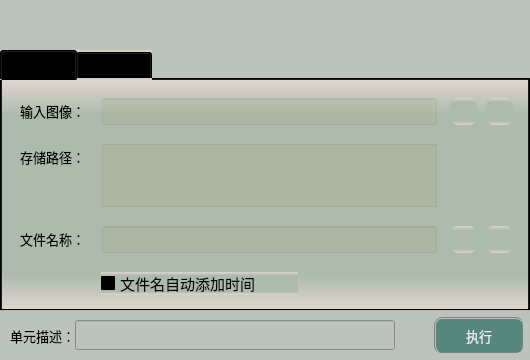
<?xml version="1.0" encoding="UTF-8"?>
<ui version="4.0">
 <class>frmExportImageClass</class>
 <widget class="QDialog" name="frmExportImageClass">
  <property name="geometry">
   <rect>
    <x>0</x>
    <y>0</y>
    <width>530</width>
    <height>360</height>
   </rect>
  </property>
  <property name="sizePolicy">
   <sizepolicy hsizetype="Fixed" vsizetype="Fixed">
    <horstretch>0</horstretch>
    <verstretch>0</verstretch>
   </sizepolicy>
  </property>
  <property name="minimumSize">
   <size>
    <width>530</width>
    <height>360</height>
   </size>
  </property>
  <property name="maximumSize">
   <size>
    <width>530</width>
    <height>360</height>
   </size>
  </property>
  <property name="windowTitle">
   <string>导出图像</string>
  </property>
  <property name="styleSheet">
   <string notr="true">background-color: #bcc2bc;</string>
  </property>
  <layout class="QGridLayout" name="gridLayout">
   <property name="leftMargin">
    <number>0</number>
   </property>
   <property name="topMargin">
    <number>0</number>
   </property>
   <property name="rightMargin">
    <number>0</number>
   </property>
   <property name="bottomMargin">
    <number>0</number>
   </property>
   <property name="spacing">
    <number>1</number>
   </property>
   <item row="2" column="0">
    <spacer name="verticalSpacer_4">
     <property name="orientation">
      <enum>Qt::Vertical</enum>
     </property>
     <property name="sizeType">
      <enum>QSizePolicy::Fixed</enum>
     </property>
     <property name="sizeHint" stdset="0">
      <size>
       <width>20</width>
       <height>5</height>
      </size>
     </property>
    </spacer>
   </item>
   <item row="3" column="0" colspan="2">
    <layout class="QHBoxLayout" name="horizontalLayout">
     <property name="spacing">
      <number>0</number>
     </property>
     <property name="bottomMargin">
      <number>6</number>
     </property>
     <item>
      <spacer name="horizontalSpacer">
       <property name="orientation">
        <enum>Qt::Horizontal</enum>
       </property>
       <property name="sizeType">
        <enum>QSizePolicy::Fixed</enum>
       </property>
       <property name="sizeHint" stdset="0">
        <size>
         <width>10</width>
         <height>20</height>
        </size>
       </property>
      </spacer>
     </item>
     <item>
      <widget class="QLabel" name="label_3">
       <property name="sizePolicy">
        <sizepolicy hsizetype="Fixed" vsizetype="Fixed">
         <horstretch>0</horstretch>
         <verstretch>0</verstretch>
        </sizepolicy>
       </property>
       <property name="maximumSize">
        <size>
         <width>83</width>
         <height>25</height>
        </size>
       </property>
       <property name="font">
        <font>
         <family>微软雅黑</family>
         <pointsize>10</pointsize>
        </font>
       </property>
       <property name="styleSheet">
        <string notr="true">background-color: rgba(255, 255, 255, 0);</string>
       </property>
       <property name="text">
        <string>单元描述：</string>
       </property>
      </widget>
     </item>
     <item>
      <widget class="QLineEdit" name="txtDescribe">
       <property name="sizePolicy">
        <sizepolicy hsizetype="Fixed" vsizetype="Fixed">
         <horstretch>0</horstretch>
         <verstretch>0</verstretch>
        </sizepolicy>
       </property>
       <property name="minimumSize">
        <size>
         <width>320</width>
         <height>30</height>
        </size>
       </property>
       <property name="maximumSize">
        <size>
         <width>16777215</width>
         <height>30</height>
        </size>
       </property>
       <property name="font">
        <font>
         <family>微软雅黑</family>
         <pointsize>10</pointsize>
        </font>
       </property>
      </widget>
     </item>
     <item>
      <spacer name="horizontalSpacer_8">
       <property name="orientation">
        <enum>Qt::Horizontal</enum>
       </property>
       <property name="sizeHint" stdset="0">
        <size>
         <width>40</width>
         <height>20</height>
        </size>
       </property>
      </spacer>
     </item>
     <item>
      <widget class="QPushButton" name="btnExecute">
       <property name="minimumSize">
        <size>
         <width>90</width>
         <height>37</height>
        </size>
       </property>
       <property name="font">
        <font>
         <family>微软雅黑</family>
         <pointsize>10</pointsize>
        </font>
       </property>
       <property name="styleSheet">
        <string notr="true">QWidget{ background-color: rgb(85, 135, 127);}
QWidget{ color: rgb(235, 235, 235);}
QWidget{ border: 2px groove gray;border-radius: 8px;padding: 2px 4px;}
QPushButton:hover{ background-color: rgb(85, 155, 127);}
QPushButton:pressed{background-color: rgb(85, 175, 127);}</string>
       </property>
       <property name="text">
        <string>执行</string>
       </property>
      </widget>
     </item>
     <item>
      <spacer name="horizontalSpacer_2">
       <property name="orientation">
        <enum>Qt::Horizontal</enum>
       </property>
       <property name="sizeType">
        <enum>QSizePolicy::Fixed</enum>
       </property>
       <property name="sizeHint" stdset="0">
        <size>
         <width>6</width>
         <height>20</height>
        </size>
       </property>
      </spacer>
     </item>
    </layout>
   </item>
   <item row="0" column="0">
    <spacer name="verticalSpacer_2">
     <property name="orientation">
      <enum>Qt::Vertical</enum>
     </property>
     <property name="sizeType">
      <enum>QSizePolicy::Fixed</enum>
     </property>
     <property name="sizeHint" stdset="0">
      <size>
       <width>20</width>
       <height>50</height>
      </size>
     </property>
    </spacer>
   </item>
   <item row="1" column="0" colspan="2">
    <widget class="QTabWidget" name="tabWidget">
     <property name="sizePolicy">
      <sizepolicy hsizetype="Expanding" vsizetype="Expanding">
       <horstretch>0</horstretch>
       <verstretch>0</verstretch>
      </sizepolicy>
     </property>
     <property name="minimumSize">
      <size>
       <width>450</width>
       <height>200</height>
      </size>
     </property>
     <property name="maximumSize">
      <size>
       <width>16777215</width>
       <height>16777215</height>
      </size>
     </property>
     <property name="font">
      <font>
       <family>微软雅黑</family>
       <pointsize>10</pointsize>
      </font>
     </property>
     <property name="styleSheet">
      <string notr="true">background-color: qlineargradient(x1:0, y1:0, x2:0, y2:1, stop:0 #dfd5cf, stop: 0.15 #acbbac, stop: 0.85 #acbbac,stop:1 #dfd5cf);</string>
     </property>
     <property name="currentIndex">
      <number>0</number>
     </property>
     <widget class="QWidget" name="tab">
      <attribute name="title">
       <string>基本设置</string>
      </attribute>
      <widget class="QLineEdit" name="txtLinkImage">
       <property name="geometry">
        <rect>
         <x>100</x>
         <y>18</y>
         <width>335</width>
         <height>27</height>
        </rect>
       </property>
       <property name="font">
        <font>
         <family>微软雅黑</family>
         <pointsize>10</pointsize>
        </font>
       </property>
       <property name="styleSheet">
        <string notr="true">color: rgb(0, 0, 200);
background-color: rgba(170, 170, 127,50);</string>
       </property>
       <property name="alignment">
        <set>Qt::AlignCenter</set>
       </property>
       <property name="readOnly">
        <bool>true</bool>
       </property>
      </widget>
      <widget class="QPushButton" name="btnLinkImage">
       <property name="geometry">
        <rect>
         <x>448</x>
         <y>18</y>
         <width>27</width>
         <height>27</height>
        </rect>
       </property>
       <property name="toolTip">
        <string>链接图像</string>
       </property>
       <property name="styleSheet">
        <string notr="true">QWidget{ border:none;border-radius: 8px;padding: 2px 4px;}
QPushButton:hover{ background-color: rgba(85, 150, 127, 100);}
QPushButton:pressed{background-color: rgba(85, 180, 127, 160);}</string>
       </property>
       <property name="text">
        <string/>
       </property>
       <property name="icon">
        <iconset resource="sub_res.qrc">
         <normaloff>:/resource/link.png</normaloff>:/resource/link.png</iconset>
       </property>
       <property name="iconSize">
        <size>
         <width>27</width>
         <height>27</height>
        </size>
       </property>
      </widget>
      <widget class="QLabel" name="label_4">
       <property name="geometry">
        <rect>
         <x>18</x>
         <y>21</y>
         <width>79</width>
         <height>19</height>
        </rect>
       </property>
       <property name="font">
        <font>
         <family>微软雅黑</family>
         <pointsize>10</pointsize>
        </font>
       </property>
       <property name="styleSheet">
        <string notr="true">background-color: rgba(0, 0, 0, 0);</string>
       </property>
       <property name="text">
        <string>输入图像：</string>
       </property>
      </widget>
      <widget class="QPushButton" name="btnDelLinkImage">
       <property name="geometry">
        <rect>
         <x>484</x>
         <y>18</y>
         <width>27</width>
         <height>27</height>
        </rect>
       </property>
       <property name="toolTip">
        <string>删除图像链接</string>
       </property>
       <property name="styleSheet">
        <string notr="true">QWidget{ border:none;border-radius: 8px;padding: 2px 4px;}
QPushButton:hover{ background-color: rgba(226, 142, 162, 100);}
QPushButton:pressed{background-color: rgba(226, 172, 162, 200);}</string>
       </property>
       <property name="text">
        <string/>
       </property>
       <property name="icon">
        <iconset resource="sub_res.qrc">
         <normaloff>:/resource/del_link.png</normaloff>:/resource/del_link.png</iconset>
       </property>
       <property name="iconSize">
        <size>
         <width>27</width>
         <height>27</height>
        </size>
       </property>
      </widget>
      <widget class="QPushButton" name="btnStoragePath">
       <property name="geometry">
        <rect>
         <x>448</x>
         <y>78</y>
         <width>32</width>
         <height>32</height>
        </rect>
       </property>
       <property name="toolTip">
        <string>存储路径</string>
       </property>
       <property name="styleSheet">
        <string notr="true">QWidget{ border:none;background-color: rgba(0, 0, 0, 0);border-radius: 8px;padding: 2px 4px;}
QPushButton:hover{ background-color: rgba(85, 150, 127, 100);}
QPushButton:pressed{background-color: rgba(85, 180, 127, 160);}</string>
       </property>
       <property name="text">
        <string/>
       </property>
       <property name="icon">
        <iconset resource="sub_res.qrc">
         <normaloff>:/resource/tag.png</normaloff>:/resource/tag.png</iconset>
       </property>
       <property name="iconSize">
        <size>
         <width>32</width>
         <height>32</height>
        </size>
       </property>
      </widget>
      <widget class="QLabel" name="label_5">
       <property name="geometry">
        <rect>
         <x>18</x>
         <y>67</y>
         <width>79</width>
         <height>19</height>
        </rect>
       </property>
       <property name="font">
        <font>
         <family>微软雅黑</family>
         <pointsize>10</pointsize>
        </font>
       </property>
       <property name="styleSheet">
        <string notr="true">background-color: rgba(0, 0, 0, 0);</string>
       </property>
       <property name="text">
        <string>存储路径：</string>
       </property>
      </widget>
      <widget class="QPushButton" name="btnDelLinkFileName">
       <property name="geometry">
        <rect>
         <x>484</x>
         <y>146</y>
         <width>27</width>
         <height>27</height>
        </rect>
       </property>
       <property name="toolTip">
        <string>删除文件名称链接</string>
       </property>
       <property name="styleSheet">
        <string notr="true">QWidget{ border:none;border-radius: 8px;padding: 2px 4px;}
QPushButton:hover{ background-color: rgba(226, 142, 162, 100);}
QPushButton:pressed{background-color: rgba(226, 172, 162, 200);}</string>
       </property>
       <property name="text">
        <string/>
       </property>
       <property name="icon">
        <iconset resource="sub_res.qrc">
         <normaloff>:/resource/del_link.png</normaloff>:/resource/del_link.png</iconset>
       </property>
       <property name="iconSize">
        <size>
         <width>27</width>
         <height>27</height>
        </size>
       </property>
      </widget>
      <widget class="QPushButton" name="btnLinkFileName">
       <property name="geometry">
        <rect>
         <x>448</x>
         <y>146</y>
         <width>27</width>
         <height>27</height>
        </rect>
       </property>
       <property name="toolTip">
        <string>链接文件名称</string>
       </property>
       <property name="styleSheet">
        <string notr="true">QWidget{ border:none;border-radius: 8px;padding: 2px 4px;}
QPushButton:hover{ background-color: rgba(85, 150, 127, 100);}
QPushButton:pressed{background-color: rgba(85, 180, 127, 160);}</string>
       </property>
       <property name="text">
        <string/>
       </property>
       <property name="icon">
        <iconset resource="sub_res.qrc">
         <normaloff>:/resource/link.png</normaloff>:/resource/link.png</iconset>
       </property>
       <property name="iconSize">
        <size>
         <width>27</width>
         <height>27</height>
        </size>
       </property>
      </widget>
      <widget class="QLabel" name="label_6">
       <property name="geometry">
        <rect>
         <x>18</x>
         <y>149</y>
         <width>79</width>
         <height>19</height>
        </rect>
       </property>
       <property name="font">
        <font>
         <family>微软雅黑</family>
         <pointsize>10</pointsize>
        </font>
       </property>
       <property name="styleSheet">
        <string notr="true">background-color: rgba(0, 0, 0, 0);</string>
       </property>
       <property name="text">
        <string>文件名称：</string>
       </property>
      </widget>
      <widget class="QLineEdit" name="txtFileName">
       <property name="geometry">
        <rect>
         <x>100</x>
         <y>146</y>
         <width>335</width>
         <height>27</height>
        </rect>
       </property>
       <property name="font">
        <font>
         <family>微软雅黑</family>
         <pointsize>10</pointsize>
        </font>
       </property>
       <property name="toolTip">
        <string>全局变量QString类型</string>
       </property>
       <property name="styleSheet">
        <string notr="true">color: rgb(0, 0, 200);
background-color: rgba(170, 170, 127,50);</string>
       </property>
       <property name="alignment">
        <set>Qt::AlignCenter</set>
       </property>
       <property name="readOnly">
        <bool>true</bool>
       </property>
      </widget>
      <widget class="QCheckBox" name="checkUseTime">
       <property name="geometry">
        <rect>
         <x>99</x>
         <y>192</y>
         <width>197</width>
         <height>23</height>
        </rect>
       </property>
       <property name="font">
        <font>
         <family>微软雅黑</family>
         <pointsize>11</pointsize>
        </font>
       </property>
       <property name="styleSheet">
        <string notr="true">QCheckBox{
    color: rgb(30, 30, 30);
	border-style: flat;
	background: transparent;
}
QCheckBox::indicator {
    width: 17px;
    height: 17px;    
}
QCheckBox::indicator::unchecked {
    image: url(:/resource/untick.png);
}
QCheckBox::indicator::checked {
    image: url(:/resource/tick.png);
};</string>
       </property>
       <property name="text">
        <string>文件名自动添加时间</string>
       </property>
      </widget>
      <widget class="QTextEdit" name="txtStoragePath">
       <property name="geometry">
        <rect>
         <x>100</x>
         <y>64</y>
         <width>335</width>
         <height>63</height>
        </rect>
       </property>
       <property name="toolTip">
        <string/>
       </property>
       <property name="styleSheet">
        <string notr="true">color: rgb(0, 0, 200);
background-color: rgba(170, 170, 127,50);</string>
       </property>
       <property name="readOnly">
        <bool>true</bool>
       </property>
      </widget>
     </widget>
     <widget class="QWidget" name="tab_2">
      <attribute name="title">
       <string>参数设置</string>
      </attribute>
      <widget class="QLabel" name="label_8">
       <property name="geometry">
        <rect>
         <x>38</x>
         <y>79</y>
         <width>123</width>
         <height>19</height>
        </rect>
       </property>
       <property name="font">
        <font>
         <family>微软雅黑</family>
         <pointsize>11</pointsize>
        </font>
       </property>
       <property name="styleSheet">
        <string notr="true">border: none;
background-color: rgba(0, 0, 0, 0);</string>
       </property>
       <property name="text">
        <string>图像保存天数：</string>
       </property>
      </widget>
      <widget class="QSpinBox" name="spinImageTime">
       <property name="geometry">
        <rect>
         <x>163</x>
         <y>75</y>
         <width>66</width>
         <height>27</height>
        </rect>
       </property>
       <property name="font">
        <font>
         <family>微软雅黑</family>
         <pointsize>11</pointsize>
        </font>
       </property>
       <property name="styleSheet">
        <string notr="true">QWidget{color: rgb(85, 0, 255);background-color: rgb(180, 180, 210);}
QSpinBox::up-button{
    border:transparent;
}
QSpinBox::down-button{
    border:transparent;
}
QSpinBox::up-arrow{
    image:url(:/resource/up.png);
}
QSpinBox::down-arrow{
    image:url(:/resource/down.png);
}</string>
       </property>
       <property name="alignment">
        <set>Qt::AlignCenter</set>
       </property>
       <property name="minimum">
        <number>1</number>
       </property>
       <property name="maximum">
        <number>365</number>
       </property>
       <property name="value">
        <number>30</number>
       </property>
      </widget>
      <widget class="QLabel" name="label_9">
       <property name="geometry">
        <rect>
         <x>234</x>
         <y>79</y>
         <width>23</width>
         <height>21</height>
        </rect>
       </property>
       <property name="font">
        <font>
         <family>微软雅黑</family>
         <pointsize>11</pointsize>
        </font>
       </property>
       <property name="styleSheet">
        <string notr="true">border: none;
background-color: rgba(0, 0, 0, 0);</string>
       </property>
       <property name="text">
        <string>天</string>
       </property>
      </widget>
      <widget class="QLabel" name="label_10">
       <property name="geometry">
        <rect>
         <x>38</x>
         <y>20</y>
         <width>83</width>
         <height>30</height>
        </rect>
       </property>
       <property name="font">
        <font>
         <family>微软雅黑</family>
         <pointsize>10</pointsize>
        </font>
       </property>
       <property name="styleSheet">
        <string notr="true">color: rgb(0, 0, 0);
border:none;
background-color: rgba(0, 0, 0, 0);</string>
       </property>
       <property name="text">
        <string>图像格式：</string>
       </property>
      </widget>
      <widget class="QComboBox" name="comboImageFormat">
       <property name="geometry">
        <rect>
         <x>124</x>
         <y>22</y>
         <width>77</width>
         <height>30</height>
        </rect>
       </property>
       <property name="sizePolicy">
        <sizepolicy hsizetype="Fixed" vsizetype="Fixed">
         <horstretch>0</horstretch>
         <verstretch>0</verstretch>
        </sizepolicy>
       </property>
       <property name="minimumSize">
        <size>
         <width>77</width>
         <height>30</height>
        </size>
       </property>
       <property name="maximumSize">
        <size>
         <width>16777215</width>
         <height>16777215</height>
        </size>
       </property>
       <property name="font">
        <font>
         <family>微软雅黑</family>
         <pointsize>10</pointsize>
        </font>
       </property>
       <property name="styleSheet">
        <string notr="true">QComboBox {
    border: 1px solid gray;
    border-radius: 3px;  
    min-width: 5em;
    color: rgb(0, 0, 200);
	background-color: rgba(170, 170, 127,100);
}
QComboBox::drop-down {
    subcontrol-origin: padding;
    subcontrol-position: top right;
    width: 15px; 
    border-left-width: 1px;
    border-left-color: darkgray;
    border-left-style: solid;
    border-top-right-radius: 3px;
    border-bottom-right-radius: 3px;
}

QComboBox::down-arrow {
    image: url(:/resource/down.png);
} 
QComboBox::down-arrow:on {
    top: 1px;
    left: 1px;
}</string>
       </property>
       <item>
        <property name="text">
         <string>bmp</string>
        </property>
       </item>
       <item>
        <property name="text">
         <string>jpg</string>
        </property>
       </item>
       <item>
        <property name="text">
         <string>png</string>
        </property>
       </item>
      </widget>
     </widget>
    </widget>
   </item>
  </layout>
 </widget>
 <layoutdefault spacing="6" margin="11"/>
 <resources>
  <include location="sub_res.qrc"/>
  <include location="../ImageView/sub_res.qrc"/>
 </resources>
 <connections/>
</ui>
